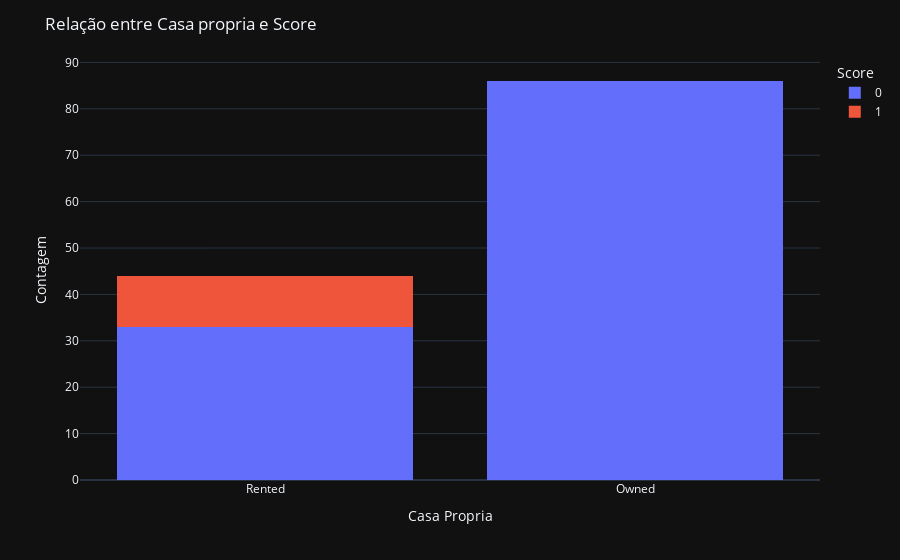

Notebook source saved alongside this figure:
### Code cell
fig = px.histogram(df, x='Home Ownership', color='Credit Score_Low', barmode='stack')

# Layout
fig.update_layout(title='Relação entre Casa propria e Score',
                  xaxis_title='Casa Propria',
                  yaxis_title='Contagem',
                  legend_title='Score')
fig.show()

### Figure 1 — Plotly figure (JSON) as saved in the notebook; plotly's stock layout.template omitted (floating-point values rounded to 4 significant figures)
{"data": [{"bingroup": "x", "hovertemplate": "Credit Score_Low=0<br>Home Ownership=%{x}<br>count=%{y}<extra></extra>", "legendgroup": "0", "marker": {"color": "#636efa", "pattern": {"shape": ""}}, "name": "0", "orientation": "v", "showlegend": true, "x": ["Rented", "Owned", "Owned", "Owned", "Owned", "Owned", "Rented", "Rented", "Owned", "Owned", "Owned", "Rented", "Owned", "Owned", "Owned", "Rented", "Owned", "Owned", "Owned", "Owned", "Owned", "Rented", "Rented", "Owned", "Owned", "Owned", "Owned", "Rented", "Owned", "Owned", "Owned", "Owned", "Rented", "Owned", "Owned", "Owned", "Owned", "Rented", "Owned", "Owned", "Owned", "Rented", "Owned", "Owned", "Rented", "Owned", "Owned", "Owned", "Owned", "Owned", "Rented", "Rented", "Owned", "Owned", "Owned", "Owned", "Rented", "Owned", "Owned", "Owned", "Owned", "Rented", "Rented", "Owned", "Owned", "Owned", "Owned", "Owned", "Rented", "Rented", "Owned", "Owned", "Owned", "Owned", "Rented", "Owned", "Owned", "Owned", "Owned", "Rented", "Owned", "Owned", "Owned", "Owned", "Rented", "Owned", "Owned", "Owned", "Rented", "Owned", "Owned", "Rented", "Owned", "Owned", "Rented", "Owned", "Rented", "Owned", "Rented", "Owned", "Rented", "Rented", "Owned", "Owned", "Owned", "Owned", "Owned", "Rented", "Rented", "Owned", "Rented", "Owned", "Owned", "Owned", "Owned", "Rented", "Owned", "Owned", "Owned"], "xaxis": "x", "yaxis": "y", "type": "histogram"}, {"bingroup": "x", "hovertemplate": "Credit Score_Low=1<br>Home Ownership=%{x}<br>count=%{y}<extra></extra>", "legendgroup": "1", "marker": {"color": "#EF553B", "pattern": {"shape": ""}}, "name": "1", "orientation": "v", "showlegend": true, "x": ["Rented", "Rented", "Rented", "Rented", "Rented", "Rented", "Rented", "Rented", "Rented", "Rented", "Rented"], "xaxis": "x", "yaxis": "y", "type": "histogram"}], "layout": {"xaxis": {"anchor": "y", "domain": [0.0, 1.0], "title": {"text": "Casa Propria"}}, "yaxis": {"anchor": "x", "domain": [0.0, 1.0], "title": {"text": "Contagem"}}, "legend": {"title": {"text": "Score"}, "tracegroupgap": 0}, "margin": {"t": 60}, "barmode": "stack", "title": {"text": "Relação entre Casa propria e Score"}}}
